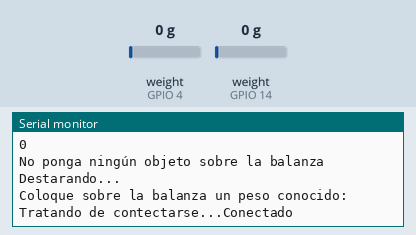
Bench run of a sketch on a simulated ESP32. On the bench: the last lines printed to the serial monitor. Inputs (shaded band) come from the test bench; at power-on: weight on the scale (sensors on GPIO 4, GPIO 14) 0 g. WiFi joins after 1.5 s; servers stay silent unless stated; no MQTT or app messages arrive unless stated.

Above: at 9.4 s.
9.5 s: weight on the scale (sensor on GPIO 4) set to 100 g
At 12.4 s:
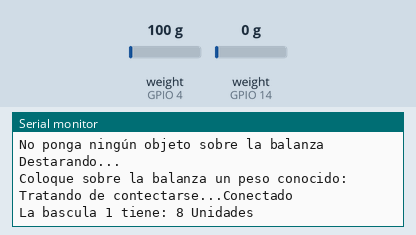
14.5 s: weight on the scale (sensor on GPIO 14) set to 100 g
At 17.5 s:
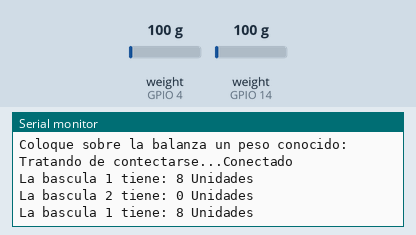
18.1 s: weight on the scale (sensor on GPIO 4) set to 1250 g
At 18.1 s:
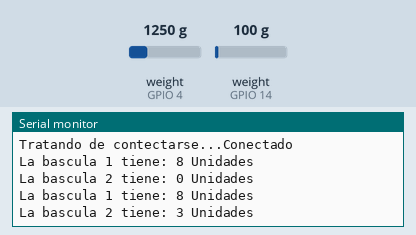
21.7 s: weight on the scale (sensor on GPIO 14) set to 1250 g
At 24.1 s:
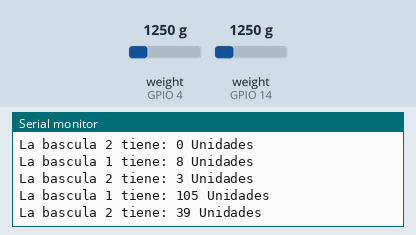
Timing chart, 0 to 25.6 s (numbered marks = the images above; inputs shaded):
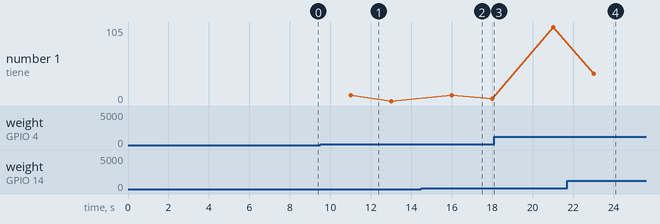

Measured:
- after the input at 9.5 s, the serial monitor: prints a new line after 1.5 s (image 1)
- after the input at 21.7 s, the serial monitor: prints a new line after 1.3 s (image 4)
- plotted number 1: 0 → 3 after the input at 14.5 s, 3 → 105 after the input at 18.1 s

The sketch:

Balanzas_PruebaFinal1.ino
```cpp
//Bibliotecas
#include <WiFi.h>  // Biblioteca para el control de WiFi
#include <PubSubClient.h> //Biblioteca para conexion MQTT
#include <Wire.h> //Bilbioteca de comunicacion I2C
#include "HX711.h"

//Datos de WiFi
const char* ssid = "Losguerreros";  // Aquí debes poner el nombre de tu red
const char* password = "BDA5415CqKz37NCN";  // Aquí debes poner la contraseña de tu red

//Datos del broker MQTT
const char* mqtt_server = "3.126.191.185"; // Si estas en una red local, coloca la IP asignada, en caso contrario, coloca la IP publica
IPAddress server(3,126,191,185);

// Objetos
WiFiClient espClient; // Este objeto maneja los datos de conexion WiFi
PubSubClient client(espClient); // Este objeto maneja los datos de conexion al brokerr

// Variables
const int Pin_DT1 = 4;
const int Pin_SCK1 = 2;
const int Pin_DT2 = 14;
const int Pin_SCK2 = 15;

int UnidadesINT3P;
int UnidadesINT1P;

HX711 balanza1;
HX711 balanza2;

const float interruptor1P15A = 11.8; //Peso por unidad de interruptores tipo 1P-15A.
const float interruptor3P70A = 31.5; //Peso por unidad de interruptores tipo 3P70A.

long timeNow, timeLast; // Variables de control de tiempo no bloqueante
int data = 0; // Contador
int wait = 5000;  // Indica la espera cada 5 segundos para envío de mensajes MQTT

// Inicialización del programa
void setup() {
  // Iniciar comunicación serial
  Serial.begin (115200);

Serial.println();
  Serial.println();
  Serial.print("Conectar a ");
  Serial.println(ssid);

  WiFi.begin(ssid, password); // Esta es la función que realiz la conexión a WiFi

  while (WiFi.status() != WL_CONNECTED) { // Este bucle espera a que se realice la conexión
    delay(500); //dado que es de suma importancia esperar a la conexión, debe usarse espera bloqueante
    Serial.print(".");  // Indicador de progreso
  }

  // Cuando se haya logrado la conexión, el programa avanzará, por lo tanto, puede informarse lo siguiente
  Serial.println();
  Serial.println("WiFi conectado");
  Serial.println("Direccion IP: ");
  Serial.println(WiFi.localIP());

  delay (1000); // Esta espera es solo una formalidad antes de iniciar la comunicación con el broker

  // Conexión con el broker MQTT
  client.setServer(server, 1883); // Conectarse a la IP del broker en el puerto indicado
  /*client.setCallback(callback); // Activar función de CallBack, permite recibir mensajes MQTT y ejecutar funciones a partir de ellos*/
  delay(1500);  // Esta espera es preventiva, espera a la conexión para no perder información

  timeLast = millis (); // Inicia el control de tiempo

  balanza1.begin(Pin_DT1, Pin_SCK1);
  balanza2.begin(Pin_DT2, Pin_SCK2);
  Serial.print("Lectura del valor del ADC: Kg");
  Serial.println(balanza1.read());
  Serial.println(balanza2.read());
  Serial.println("No ponga ningún objeto sobre la balanza");
  Serial.println("Destarando...");
  balanza1.set_scale(216583.1652);
  balanza2.set_scale(218664.1038);
  balanza1.tare(20);
  balanza2.tare(20);
  Serial.println("Coloque sobre la balanza un peso conocido:");
}// fin del void setup ()

// Función para reconectarse
void reconnect() {
  // Bucle hasta lograr conexión
  while (!client.connected()) { // Pregunta si hay conexión
    Serial.print("Tratando de contectarse...");
    // Intentar reconexión
    if (client.connect("ESP32CAMClient")) { //Pregunta por el resultado del intento de conexión
      Serial.println("Conectado");
      client.subscribe("esp32/output"); // Esta función realiza la suscripción al tema
    }// fin del  if (client.connect("ESP32CAMClient"))
    else {  //en caso de que la conexión no se logre
      Serial.print("Conexion fallida, Error rc=");
      Serial.print(client.state()); // Muestra el codigo de error
      Serial.println(" Volviendo a intentar en 5 segundos");
      // Espera de 5 segundos bloqueante
      delay(5000);
      Serial.println (client.connected ()); // Muestra estatus de conexión
    }// fin del else
  }// fin del bucle while (!client.connected())
}// fin de void reconnect()

void loop() {
  //Verificar siempre que haya conexión al broker
  if (!client.connected()) {
    reconnect();  // En caso de que no haya conexión, ejecutar la función de reconexión, definida despues del void setup ()
  }// fin del if (!client.connected())
  client.loop(); // Esta función es muy importante, ejecuta de manera no bloqueante las funciones necesarias para la comunicación con el broker

  timeNow = millis(); // Control de tiempo para esperas no bloqueantes
  if (timeNow - timeLast > wait) { // Manda un mensaje por MQTT cada cinco segundos
    timeLast = timeNow; // Actualización de seguimiento de tiempo

if (balanza1.wait_ready_timeout(2000))
{
    float pesouno = balanza1.get_units(20);
    float peso1 = pesouno * 1000;
    UnidadesINT1P = peso1 / interruptor1P15A;
    Serial.print("La bascula 1 tiene: ");
    Serial.print(UnidadesINT1P);
    Serial.println(" Unidades");
  }
  else
  {
    Serial.println("HX711 no encontrado.");
    delay(2000);
  }

  if (balanza2.wait_ready_timeout(1000))
  {
    float pesodos = balanza2.get_units(20);
    float peso2 = pesodos * 1000;
    UnidadesINT3P = peso2 / interruptor3P70A;
    Serial.print("La bascula 2 tiene: ");
    Serial.print(UnidadesINT3P);
    Serial.println(" Unidades");
  }
  else
  {
    Serial.println("HX711 no encontrado.");
    delay(2000);
  }
  }
}


/*// Esta función permite tomar acciones en caso de que se reciba un mensaje correspondiente a un tema al cual se hará una suscripción
void callback(char* topic, byte* message, unsigned int length)
{

  // Indicar por serial que llegó un mensaje
  Serial.print("Llegó un mensaje en el tema: ");
  Serial.print(topic);

  // Concatenar los mensajes recibidos para conformarlos como una varialbe String
  String messageTemp; // Se declara la variable en la cual se generará el mensaje completo
  for (int i = 0; i < length; i++)
  {  // Se imprime y concatena el mensaje
    Serial.print((char)message[i]);
    messageTemp += (char)message[i];
  }

  // Se comprueba que el mensaje se haya concatenado correctamente
  Serial.println();
  Serial.print ("Mensaje concatenado en una sola variable: ");
  Serial.println (messageTemp);

  // En esta parte puedes agregar las funciones que requieras para actuar segun lo necesites al recibir un mensaje MQTT

  // Ejemplo, en caso de recibir el mensaje true - false, se cambiará el estado del led soldado en la placa.
  // El ESP323CAM está suscrito al tema esp/output
  if (String(topic) == "esp32/output") {  // En caso de recibirse mensaje en el tema esp32/output
    if(messageTemp == "true")
    {
      Serial.println("Led encendido");
      digitalWrite(flashLedPin, HIGH);
    }// fin del if (String(topic) == "esp32/output")
    else if(messageTemp == "false")
    {
      Serial.println("Led apagado");
      digitalWrite(flashLedPin, LOW);
    }// fin del else if(messageTemp == "false")
  }// fin del if (String(topic) == "esp32/output")
}// fin del void callback*/
```
